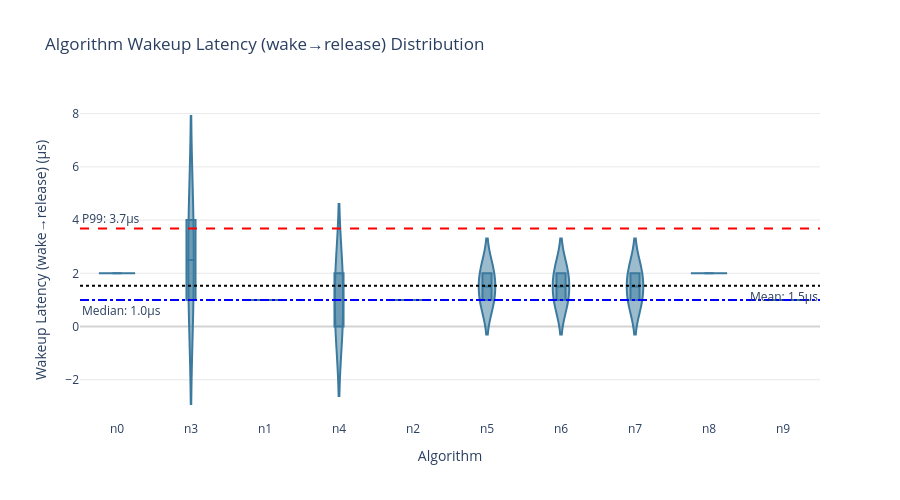

Here is the notebook cell this chart was saved with:
### Code cell
# Cell 1: Wakeup Latency Distribution by Algorithm
def draw_algo_wakeup_violin(df, p99_cut=False):
    """
    Draw algorithm-level Wakeup Latency distribution
    Wakeup Latency: wake → release
    """
    metric = 'wakeup_lat'
    metric_name = 'Wakeup Latency (wake→release)'

    df_plot = df.copy()

    negative_mask = df_plot[metric] < 0
    if negative_mask.any():
        num_negative = negative_mask.sum()
        negative_samples = df_plot[negative_mask][metric].tolist()
        print(f"ERROR: Found {num_negative} negative value(s) in {metric}:")
        print(f"Negative values: {negative_samples[:10]}{'...' if num_negative > 10 else ''}")
        raise ValueError(f"Negative values detected in {metric}. Please check data quality.")

    if p99_cut:
        p99_threshold = df_plot[metric].quantile(0.99)
        df_plot = df_plot[df_plot[metric] <= p99_threshold]
        suffix = " (P99 Truncated)"
    else:
        suffix = ""

    fig = px.violin(
        df_plot,
        x='algo',
        y=metric,
        box=True,
        points="outliers",
        title=f"Algorithm {metric_name} Distribution{suffix}",
        color_discrete_sequence=[PLA['wakeup_lat']],  # 直接取单个颜色，注意是列表
        labels={'algo': 'Algorithm', metric: f'{metric_name} (µs)'}
    )

    mean_val = df_plot[metric].mean()
    median_val = df_plot[metric].median()
    p99_val = df_plot[metric].quantile(0.99)

    fig.add_hline(y=mean_val, line_dash="dot", line_color="black",
                  annotation_text=f"Mean: {mean_val:.1f}µs", annotation_position="bottom right")
    fig.add_hline(y=p99_val, line_dash="dash", line_color="red",
                  annotation_text=f"P99: {p99_val:.1f}µs", annotation_position="top left")
    fig.add_hline(y=median_val, line_dash="dashdot", line_color="blue",
                  annotation_text=f"Median: {median_val:.1f}µs", annotation_position="bottom left")

    fig.update_layout(plot_bgcolor='white', height=500, width=900)
    fig.update_yaxes(gridcolor='lightgray', gridwidth=0.5, zeroline=True, zerolinecolor='lightgray', range=[0, None])
    fig.show()

    print(f"\nWakeup Latency - Mean: {mean_val:.1f}µs, P99: {p99_val:.1f}µs, Samples: {len(df_plot)}")

draw_algo_wakeup_violin(analysis_df, p99_cut=False)

### Figure 1 — Plotly figure (JSON) as saved in the notebook; plotly's stock layout.template omitted (floating-point values rounded to 4 significant figures)
{"data": [{"alignmentgroup": "True", "box": {"visible": true}, "hovertemplate": "Algorithm=%{x}<br>Wakeup Latency (wake→release) (µs)=%{y}<extra></extra>", "legendgroup": "", "marker": {"color": "#3B7A9E"}, "name": "", "offsetgroup": "", "orientation": "v", "points": "outliers", "scalegroup": "True", "showlegend": false, "x": ["n0", "n3", "n1", "n4", "n2", "n5", "n6", "n7", "n8", "n9", "n3", "n4", "n5", "n6", "n7", "n8", "n9"], "x0": " ", "xaxis": "x", "y": [2, 1, 1, 0, 1, 1, 2, 1, 2, 1, 4, 2, 2, 1, 2, 2, 1], "y0": " ", "yaxis": "y", "type": "violin"}], "layout": {"xaxis": {"anchor": "y", "domain": [0.0, 1.0], "title": {"text": "Algorithm"}}, "yaxis": {"anchor": "x", "domain": [0.0, 1.0], "title": {"text": "Wakeup Latency (wake→release) (µs)"}, "gridcolor": "lightgray", "gridwidth": 0.5, "zeroline": true, "zerolinecolor": "lightgray", "range": [0, null]}, "legend": {"tracegroupgap": 0}, "title": {"text": "Algorithm Wakeup Latency (wake→release) Distribution"}, "violinmode": "group", "shapes": [{"line": {"color": "black", "dash": "dot"}, "type": "line", "x0": 0, "x1": 1, "xref": "x domain", "y0": 1.529, "y1": 1.529, "yref": "y"}, {"line": {"color": "red", "dash": "dash"}, "type": "line", "x0": 0, "x1": 1, "xref": "x domain", "y0": 3.68, "y1": 3.68, "yref": "y"}, {"line": {"color": "blue", "dash": "dashdot"}, "type": "line", "x0": 0, "x1": 1, "xref": "x domain", "y0": 1.0, "y1": 1.0, "yref": "y"}], "annotations": [{"showarrow": false, "text": "Mean: 1.5µs", "x": 1, "xanchor": "right", "xref": "x domain", "y": 1.529, "yanchor": "top", "yref": "y"}, {"showarrow": false, "text": "P99: 3.7µs", "x": 0, "xanchor": "left", "xref": "x domain", "y": 3.68, "yanchor": "bottom", "yref": "y"}, {"showarrow": false, "text": "Median: 1.0µs", "x": 0, "xanchor": "left", "xref": "x domain", "y": 1.0, "yanchor": "top", "yref": "y"}], "plot_bgcolor": "white", "height": 500, "width": 900}}
